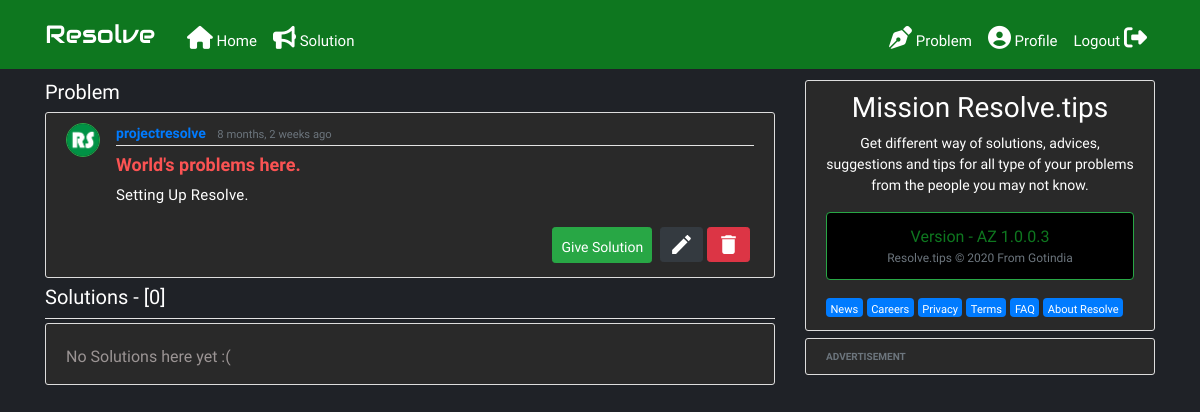
The app's page /post/world-first-problem/ (signed in) with its own data.
### feeds/models.py (models this page shows, shortened)
class Post(models.Model):
    title = models.CharField(max_length=300)
    content = models.TextField()
    date_posted = models.DateTimeField(default=timezone.now)
    author = models.ForeignKey(User, on_delete=models.CASCADE)
    slug = models.SlugField(max_length=300, null=True, blank=True, unique=True)

### users/models.py (models this page shows, shortened)
class Profile(models.Model):
    user = models.OneToOneField(User, on_delete=models.CASCADE)
    image = models.ImageField(default='default.jpg', upload_to='profile_pics')

### feeds/views.py (the view)
# urls.py: path('post/<slug:slug>/', PostDetailView.as_view(), name='post-detail'),
class PostDetailView(DetailView):
    model = Post

### feeds/templates/feeds/post_detail.html (shortened to what this page needs)
{% extends "feeds/base.html" %}
{% block content %}
<div>
      <h5> Problem </h5>
</div>
<article class="media content-section">
    <img class="rounded-circle border border-success article-img" src="{{ object.author.profile.image.url }}">
    <div class="media-body">
      <div class="article-metadata">
        <a class="mr-2 linktext" href="{% url 'user-posts' object.author.username %}">{{ object.author }}</a>
        <small class="text-muted">{{ object.date_posted|timesince }} ago</small>
      </div>
      <h2 class="article-title articlemargin">{{ object.title }}</h2>
      <p class="article-content">{{ object.content|safe }}</p>
          <div class="resolvebtn">
            {% if user.is_authenticated %}
              <a class="btn btn-success btn-sm btn1029 mt-1 mb-1" href="{% url 'solution_form' object.id %}">Give Solution</a>&nbsp;
            {% if object.author == user %}
            <a class="btn btn-dark btn-sm mt-1 mb-1" href="{% url 'post-update' object.id %}"></a>
            <a class="btn btn-danger btn-sm mt-1 mb-1" href="{% url 'post-delete' object.id %}"><svg xmlns="http://www.w3.org/2000/svg" viewBox="0 0 24 24" fill="white"                width="25px" height="25px"><path d="M0 0h24v24H0z" fill="none"/><path d="M6 19c0 1.1.9 2 2 2h8c1.1 0 2-.9 2-2V7H6v12zM19 4h-3.5l-1-1h-5l-1                              1H5v2h14V4z"/></svg></a>&nbsp;
            {% endif %}
          {% endif %}
          </div>
    </div>
</article>
<div class="article-metadata">
    <h5>Solutions - [{{ post.solutions.count }}{{ post.solutions|pluralize }}]</h5>
</div>
        {% for solution in post.solutions.all %}
          <article class="media content-section">
          <img class="rounded-circle border border-success article-img" src="{{ solution.author.profile.image.url }}">
            <div class="media-body">
              <div class="article-metadata">
                <a class="mr-2 linktext" href="{% url 'user-posts' solution.author.username %}">{{ solution.author }}</a>
                <small class="text-muted">{{ solution.created_date|timesince }} ago</small>
              </div>
                <p class="article-content">{{ solution.solution|safe }}</p>
                <div class="resolvebtn">
                  {% if user.is_authenticated %}
                  &nbsp;
                  {% endif %}
                </div>
            </div>
          </article>
        {% empty %}
      <article class="media content-section">
            <h6 class="nosolutions">No Solutions here yet :(</h6>
      </article>
      {% endfor %}
{% endblock content %}

### feeds/static/feeds/main.css (style rules this page uses)
body { color: #000; background-color: #1f2227; margin-top: 5rem; font-family: 'Hind Guntur', sans-serif; }
h1, h2, h3, h4, h5, h6 { color: #fff; }
.btn1029 { padding-top: 9px; font-weight: 500; }
.articlemargin { margin-top: 0.5rem; }
.linktext { font-weight: 555; }
.content-section { background: #292929; color: #fff; padding: 10px 20px; border: 1px solid #ddd; border-radius: 3px; margin-bottom: 7px; }
.article-title { color: #fb5353; font-size:18px; font-weight: 600; }
.article-content { white-space: pre-line; font-size: 15px; line-height: 23px; letter-spacing: 0.2px; }
.article-img { height: 34px; width: 34px; margin-right: 16px; }
.article-metadata { padding-bottom: 1px; font-size: 14px;; margin-bottom: 4px; border-bottom: 1px solid #e3e3e3; }
.resolvebtn { float: right; }
.nosolutions { color: #9b9494; margin-top: 13px; }

### records on screen
Post: author.profile.image (picture), author "projectresolve", date_posted "8 months, 2 weeks", title "World's problems here.", content "Setting Up Resolve.", solutions.count "0"
